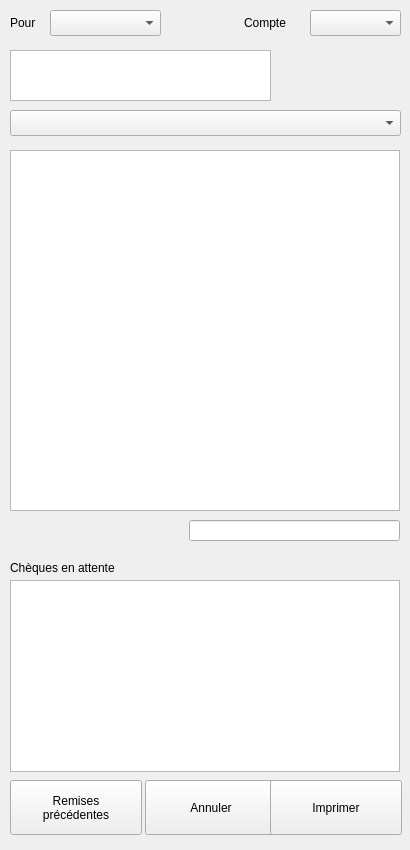
<?xml version="1.0" encoding="UTF-8"?>
<ui version="4.0">
 <class>dlg_remisecheques</class>
 <widget class="QDialog" name="dlg_remisecheques">
  <property name="geometry">
   <rect>
    <x>0</x>
    <y>0</y>
    <width>410</width>
    <height>850</height>
   </rect>
  </property>
  <property name="minimumSize">
   <size>
    <width>410</width>
    <height>850</height>
   </size>
  </property>
  <property name="maximumSize">
   <size>
    <width>410</width>
    <height>850</height>
   </size>
  </property>
  <property name="windowTitle">
   <string>Dialog</string>
  </property>
  <widget class="QTextEdit" name="IntituleComptetextEdit">
   <property name="geometry">
    <rect>
     <x>10</x>
     <y>50</y>
     <width>261</width>
     <height>51</height>
    </rect>
   </property>
   <property name="focusPolicy">
    <enum>Qt::NoFocus</enum>
   </property>
  </widget>
  <widget class="UpTableWidget" name="ListeChequesupTableWidget">
   <property name="geometry">
    <rect>
     <x>10</x>
     <y>150</y>
     <width>390</width>
     <height>361</height>
    </rect>
   </property>
   <property name="mouseTracking">
    <bool>true</bool>
   </property>
   <property name="focusPolicy">
    <enum>Qt::StrongFocus</enum>
   </property>
   <property name="columnCount">
    <number>0</number>
   </property>
   <attribute name="verticalHeaderVisible">
    <bool>false</bool>
   </attribute>
  </widget>
  <widget class="QLineEdit" name="TotallineEdit">
   <property name="geometry">
    <rect>
     <x>189</x>
     <y>520</y>
     <width>211</width>
     <height>21</height>
    </rect>
   </property>
   <property name="focusPolicy">
    <enum>Qt::NoFocus</enum>
   </property>
  </widget>
  <widget class="UpTableWidget" name="ChequesEnAttenteupTableWidget">
   <property name="geometry">
    <rect>
     <x>10</x>
     <y>580</y>
     <width>390</width>
     <height>192</height>
    </rect>
   </property>
   <property name="mouseTracking">
    <bool>true</bool>
   </property>
   <property name="focusPolicy">
    <enum>Qt::NoFocus</enum>
   </property>
   <attribute name="verticalHeaderVisible">
    <bool>false</bool>
   </attribute>
  </widget>
  <widget class="QLabel" name="ChequesEnAttentelabel">
   <property name="geometry">
    <rect>
     <x>10</x>
     <y>560</y>
     <width>181</width>
     <height>16</height>
    </rect>
   </property>
   <property name="focusPolicy">
    <enum>Qt::NoFocus</enum>
   </property>
   <property name="text">
    <string>Chèques en attente</string>
   </property>
  </widget>
  <widget class="UpPushButton" name="AnnulupPushButton">
   <property name="geometry">
    <rect>
     <x>145</x>
     <y>780</y>
     <width>132</width>
     <height>55</height>
    </rect>
   </property>
   <property name="focusPolicy">
    <enum>Qt::NoFocus</enum>
   </property>
   <property name="text">
    <string>Annuler</string>
   </property>
   <property name="icon">
    <iconset resource="../assets/Images/images.qrc">
     <normaloff>:/Supprime.png</normaloff>:/Supprime.png</iconset>
   </property>
   <property name="iconSize">
    <size>
     <width>30</width>
     <height>30</height>
    </size>
   </property>
   <property name="autoDefault">
    <bool>false</bool>
   </property>
   <property name="flat">
    <bool>false</bool>
   </property>
  </widget>
  <widget class="UpPushButton" name="ImprimeupPushButton">
   <property name="geometry">
    <rect>
     <x>270</x>
     <y>780</y>
     <width>132</width>
     <height>55</height>
    </rect>
   </property>
   <property name="focusPolicy">
    <enum>Qt::NoFocus</enum>
   </property>
   <property name="toolTip">
    <string extracomment="tool tip ici"/>
   </property>
   <property name="statusTip">
    <string/>
   </property>
   <property name="whatsThis">
    <string/>
   </property>
   <property name="text">
    <string>Imprimer</string>
   </property>
   <property name="icon">
    <iconset>
     <normaloff>Images/Imprimer.png</normaloff>Images/Imprimer.png</iconset>
   </property>
   <property name="iconSize">
    <size>
     <width>30</width>
     <height>30</height>
    </size>
   </property>
   <property name="autoDefault">
    <bool>false</bool>
   </property>
   <property name="flat">
    <bool>false</bool>
   </property>
  </widget>
  <widget class="UpPushButton" name="RemisesPrecsPushButton">
   <property name="geometry">
    <rect>
     <x>10</x>
     <y>780</y>
     <width>132</width>
     <height>55</height>
    </rect>
   </property>
   <property name="focusPolicy">
    <enum>Qt::NoFocus</enum>
   </property>
   <property name="text">
    <string>Remises
précédentes</string>
   </property>
   <property name="icon">
    <iconset resource="../assets/Images/images.qrc">
     <normaloff>:/Archives.png</normaloff>:/Archives.png</iconset>
   </property>
   <property name="iconSize">
    <size>
     <width>30</width>
     <height>30</height>
    </size>
   </property>
   <property name="autoDefault">
    <bool>false</bool>
   </property>
   <property name="flat">
    <bool>false</bool>
   </property>
  </widget>
  <widget class="UpComboBox" name="RemisePrecsupComboBox">
   <property name="geometry">
    <rect>
     <x>10</x>
     <y>110</y>
     <width>391</width>
     <height>26</height>
    </rect>
   </property>
  </widget>
  <widget class="QComboBox" name="UserComboBox">
   <property name="geometry">
    <rect>
     <x>50</x>
     <y>10</y>
     <width>111</width>
     <height>26</height>
    </rect>
   </property>
  </widget>
  <widget class="QLabel" name="UserRemiselabel">
   <property name="geometry">
    <rect>
     <x>10</x>
     <y>15</y>
     <width>41</width>
     <height>16</height>
    </rect>
   </property>
   <property name="text">
    <string>Pour </string>
   </property>
  </widget>
  <widget class="QComboBox" name="ComptecomboBox">
   <property name="geometry">
    <rect>
     <x>310</x>
     <y>10</y>
     <width>91</width>
     <height>26</height>
    </rect>
   </property>
  </widget>
  <widget class="QLabel" name="Comptelabel">
   <property name="geometry">
    <rect>
     <x>244</x>
     <y>15</y>
     <width>59</width>
     <height>16</height>
    </rect>
   </property>
   <property name="text">
    <string>Compte</string>
   </property>
  </widget>
 </widget>
 <customwidgets>
  <customwidget>
   <class>UpPushButton</class>
   <extends>QPushButton</extends>
   <header>uppushbutton.h</header>
  </customwidget>
  <customwidget>
   <class>UpComboBox</class>
   <extends>QComboBox</extends>
   <header>upcombobox.h</header>
  </customwidget>
  <customwidget>
   <class>UpTableWidget</class>
   <extends>QTableWidget</extends>
   <header>uptablewidget.h</header>
  </customwidget>
 </customwidgets>
 <resources>
  <include location="../assets/Images/images.qrc"/>
 </resources>
 <connections/>
</ui>
